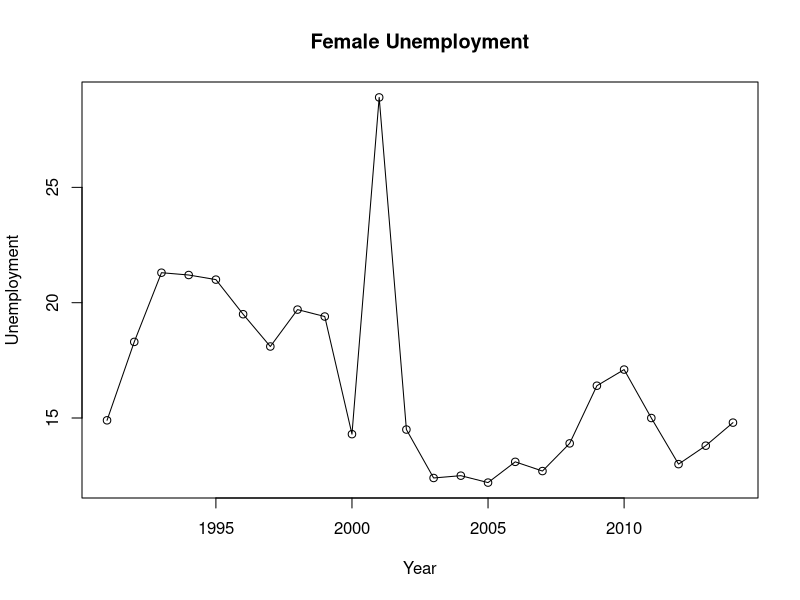
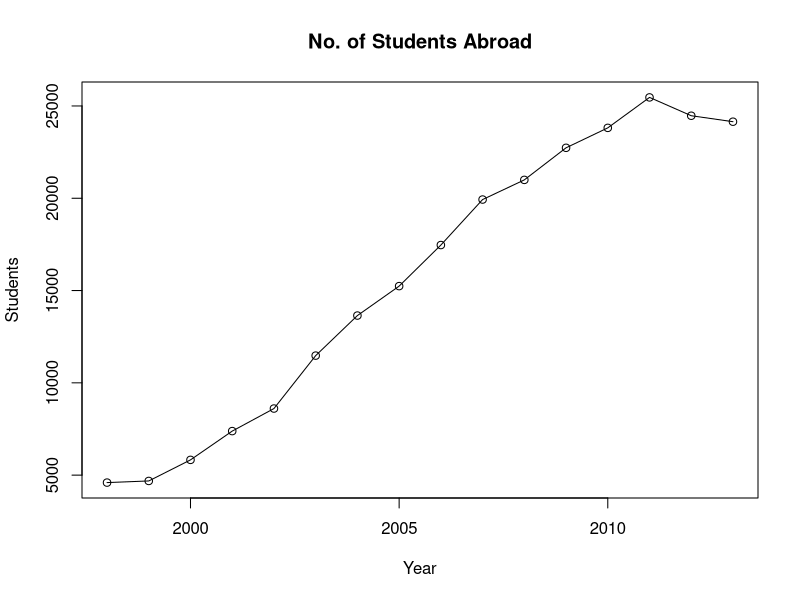
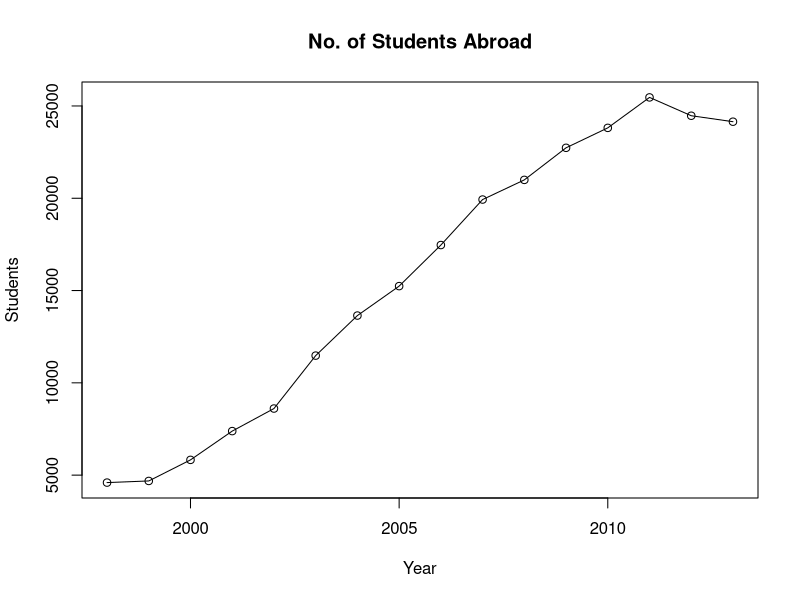

Write the R code that produced these figures, in order.
## ---- chunk 1
library(reshape2)
## ---- chunk 2
un_fm_df = read.csv(file = "plot_data/female_unemployment.csv", stringsAsFactors = FALSE)
un_ma_df = read.csv(file = "plot_data/male_unemployment.csv", stringsAsFactors = FALSE)
labor_share_fm_df = read.csv(file = "plot_data/female_labor_share.csv", stringsAsFactors = FALSE)
abroad_ed_df = read.csv(file = "plot_data/foreign_education.csv", stringsAsFactors = FALSE)
## ---- chunk 3
countries = un_fm_df[,1]
## ---- chunk 4
plot_un_fm = function(country) {
  
  # select row with 'country' details as dataframe
  temp_df = un_fm_df[un_fm_df$country_name == country, 3:ncol(un_fm_df)]
  # get transposed matrix of dataframe with years as rows
  temp_mat = t(temp_df)
  # clean row by removing 'x' from years and converting into numeric
  rownames(temp_mat) = sapply(rownames(temp_mat), function(x) as.numeric(gsub("x", "", x)))
  
  # plot
  plot(rownames(temp_mat), temp_mat[,1], type='o', xlab = 'Year', ylab = 'Unemployment')
  title(main = "Female Unemployment")
}
## ---- chunk 5

plot_abroad_ed = function(country) {
  
  # select row with 'country' details as dataframe
  temp_df = abroad_ed_df[abroad_ed_df$country_name == country, 3:ncol(abroad_ed_df)]
  # get transposed matrix of dataframe with years as rows
  temp_mat = t(temp_df)
  # clean row by removing 'x' from years and converting into numeric
  rownames(temp_mat) = sapply(rownames(temp_mat), function(x) as.numeric(gsub("x", "", x)))
  
  # plot
  plot(rownames(temp_mat), temp_mat[,1], type='o', xlab = 'Year', ylab = 'Students')
  title(main = "No. of Students Abroad")
}
## ---- chunk 6
plot_un_fm(countries[2])
## ---- chunk 7
plot_abroad_ed(countries[2])
## ---- chunk 8
countries[2]
## ---- chunk 9
df = read.csv(file = "plot_data/foreign_education.csv", stringsAsFactors = FALSE)
head(df)
## ---- chunk 10
country_name_list = df[,1]
## ---- chunk 11
temp_df = melt(df[df$country_name == 'Albania', 3:ncol(df)], id.vars = )
## ---- chunk 12
temp_df$variable = sapply(temp_df$variable, function(x) as.numeric(gsub("x", "", x)))
## ---- chunk 13
df2 = df[df$country_name == 'Albania', 3:ncol(df)]
## ---- chunk 14
df3 = t(df2)
df3
## ---- chunk 15
rownames(df3)
## ---- chunk 16
rownames(df3) = sapply(rownames(df3), function(x) as.numeric(gsub("x", "", x)))
## ---- chunk 17
df3
## ---- chunk 18
plot(rownames(df3), df3[,1], type='o', xlab = 'Year', ylab = 'Students')
title(main = "No. of Students Abroad")
## ---- chunk 19
rm(list=ls())
